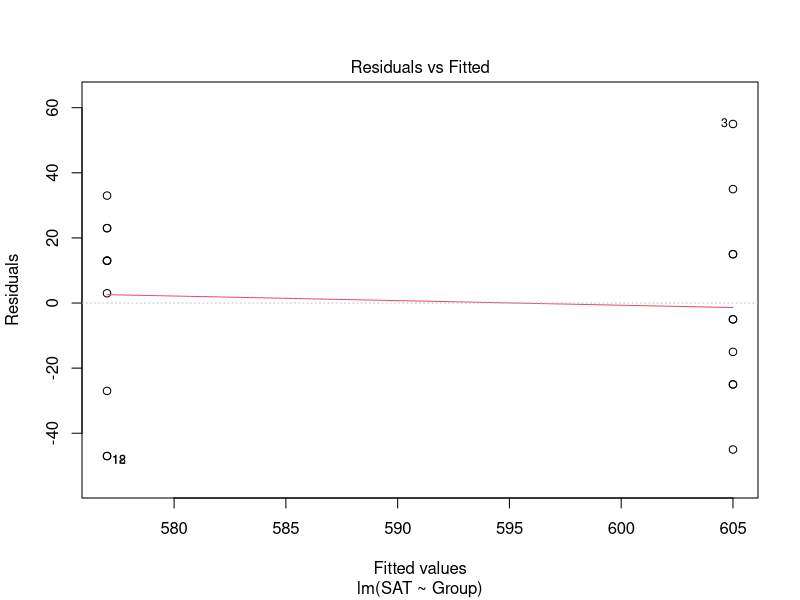
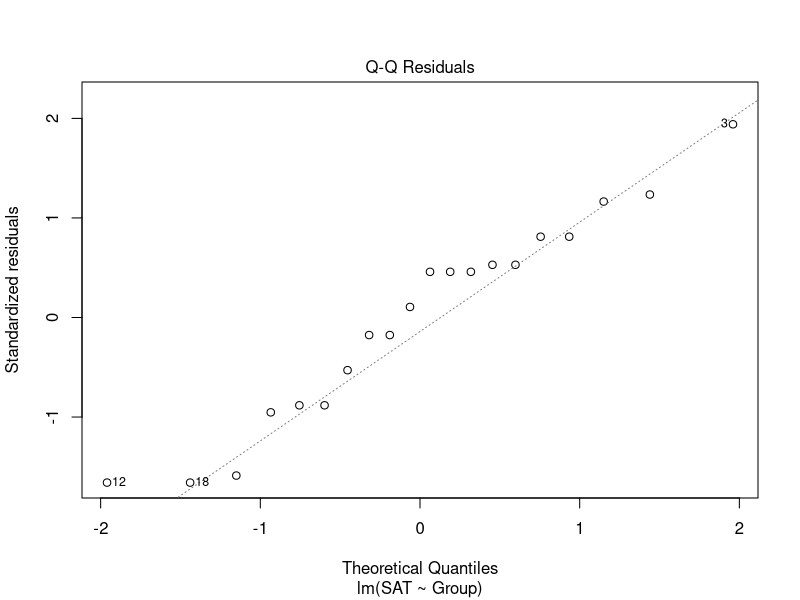
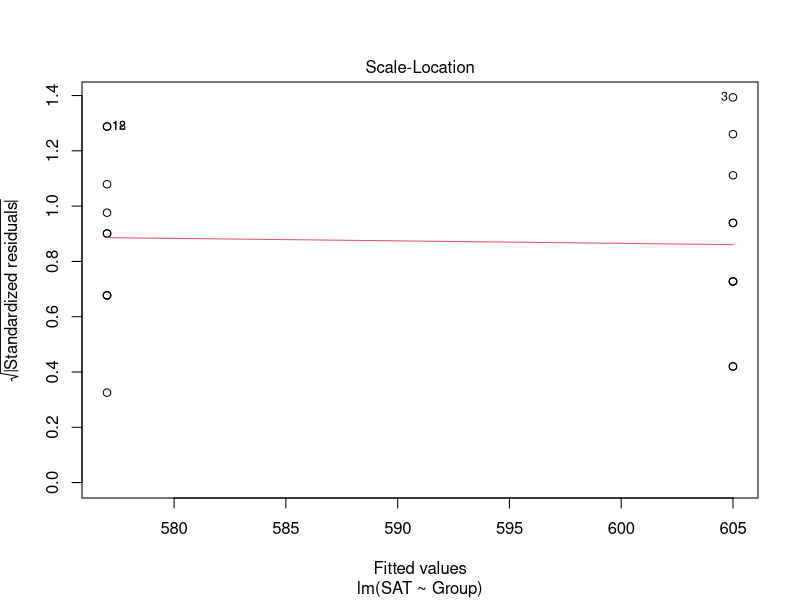
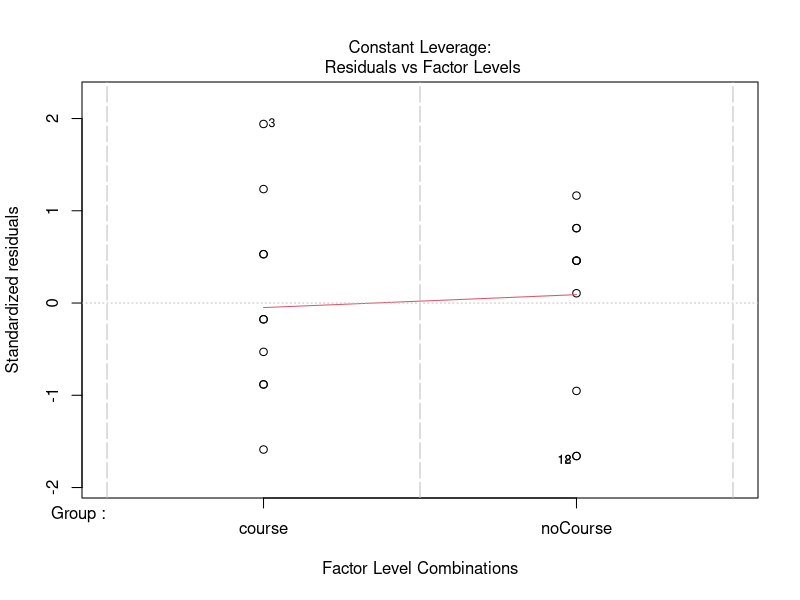
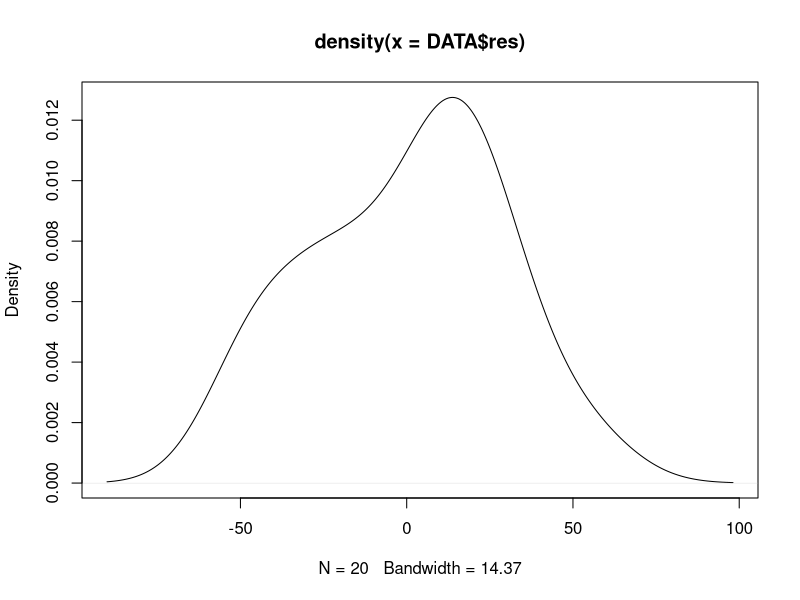
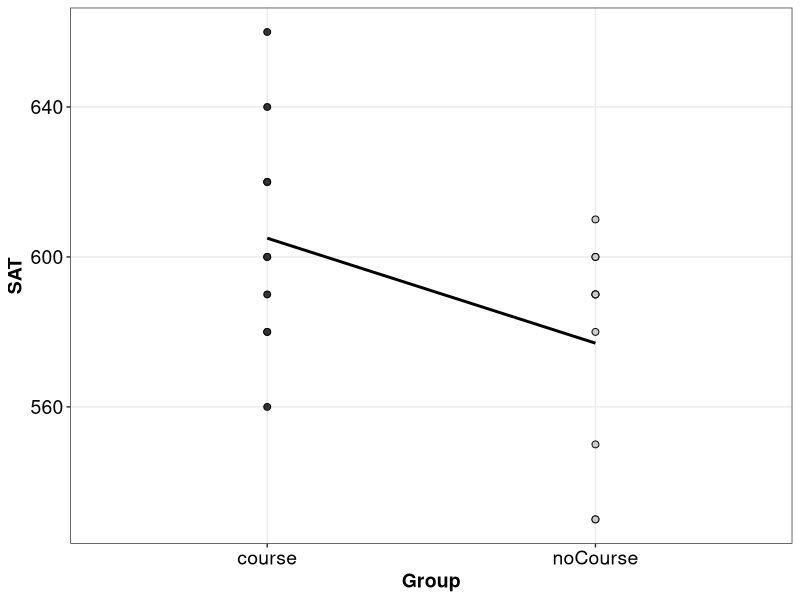
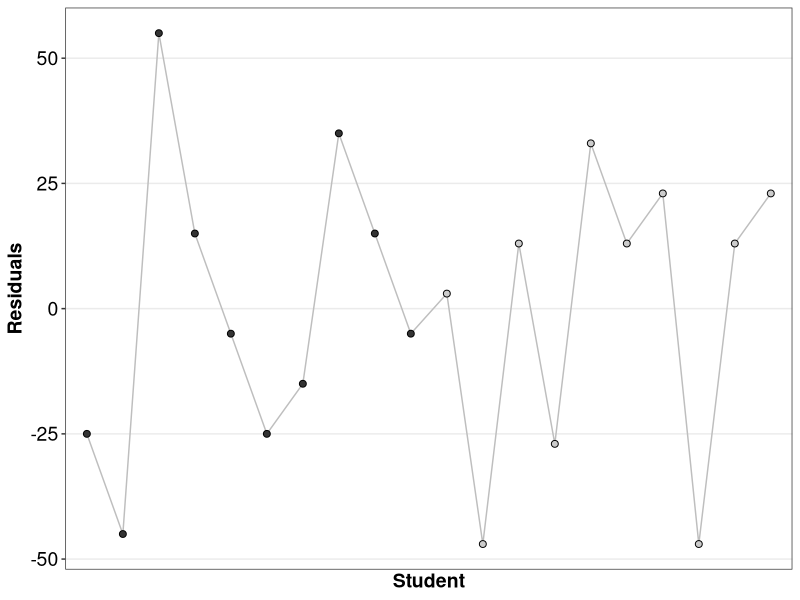
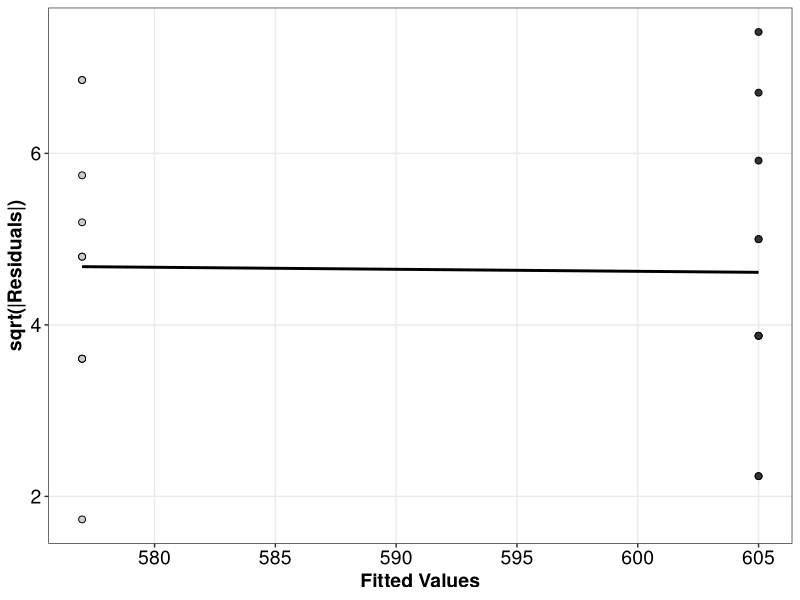

These figures' R source, in order:
library(car); library(ggplot2); library(tidyverse); library(patchwork); library(lme4) 

setwd("C:/Users/kelop/Box/KINES_7103_data_analysis")
list.files("./data/")

DATA<-read.csv("./data/ex8.1.txt", header = TRUE, sep="\t",  
              na.strings=c("NA","NaN"," ",""), stringsAsFactors = TRUE)

head(DATA)

mod1 <- lm(SAT~Group, data=DATA)

summary(mod1)
plot(mod1)

DATA$pred <- fitted(mod1)
DATA$res <- residuals(mod1)
head(DATA)

plot(density(DATA$res))

ggplot(DATA, aes(x = Group, y = SAT)) +
  geom_point(aes(fill=Group), pch=21, size=2)+
  stat_smooth(aes(group=1), col="black", se=FALSE, method="lm", lwd=1)+
  scale_x_discrete(name = "Group") +
  scale_y_continuous(name = "SAT") +
  scale_fill_grey()+
  theme_bw()+
  theme(axis.text=element_text(size=14, color="black"), 
        legend.text=element_text(size=12, color="black"),
        legend.title=element_text(size=12, face="bold"),
        axis.title=element_text(size=14, face="bold"),
        plot.title=element_text(size=14, face="bold", hjust=0.5),
        panel.grid.minor = element_blank(),
        strip.text = element_text(size=14, face="bold"),
        legend.position = "none")



ggplot(DATA, aes(x = Student, y = res)) +
  geom_line(col="grey", lwd=0.5)+
  geom_point(aes(fill=Group), pch=21, size=2)+
  scale_x_discrete(name = "Student") +
  scale_y_continuous(name = "Residuals") +
  scale_fill_grey()+
  theme_bw()+
  theme(axis.text=element_text(size=14, color="black"), 
        legend.text=element_text(size=12, color="black"),
        legend.title=element_text(size=12, face="bold"),
        axis.title=element_text(size=14, face="bold"),
        plot.title=element_text(size=14, face="bold", hjust=0.5),
        panel.grid.minor = element_blank(),
        strip.text = element_text(size=14, face="bold"),
        legend.position = "none")


ggplot(DATA, aes(x = pred, y = sqrt(abs(res)))) +
  geom_point(aes(fill=Group), pch=21, size=2)+
  stat_smooth(aes(group=1), col="black", se=FALSE, method="lm", lwd=1)+
  scale_x_continuous(name = "Fitted Values") +
  scale_y_continuous(name = "sqrt(|Residuals|)") +
  scale_fill_grey()+
  theme_bw()+
  theme(axis.text=element_text(size=14, color="black"), 
        legend.text=element_text(size=12, color="black"),
        legend.title=element_text(size=12, face="bold"),
        axis.title=element_text(size=14, face="bold"),
        plot.title=element_text(size=14, face="bold", hjust=0.5),
        panel.grid.minor = element_blank(),
        strip.text = element_text(size=14, face="bold"),
        legend.position = "none")



list.files("./data/")

DATA<-read.csv("./data/data_ALTITUDE.csv", header = TRUE, sep=",",  
               na.strings=c("NA","NaN"," ",""), stringsAsFactors = TRUE)
head(DATA)
ggplot(DATA, aes(x = altitude, y = decrease)) +
  geom_point(aes(fill=BVO2), pch=21, size=2)+
  stat_smooth(aes(group=1), col="black", se=FALSE, method="loess", lwd=1)+
  scale_x_continuous(name = "Test Altitude (m)") +
  scale_y_continuous(name = "Change in VO2 max (mL/kg/min)") +
  # scale_fill_grey()+
  theme_bw()+
  theme(axis.text=element_text(size=14, color="black"), 
        legend.text=element_text(size=12, color="black"),
        legend.title=element_text(size=12, face="bold"),
        axis.title=element_text(size=14, face="bold"),
        plot.title=element_text(size=14, face="bold", hjust=0.5),
        panel.grid.minor = element_blank(),
        strip.text = element_text(size=14, face="bold"),
        legend.position = "right")


head(DATA)
mod1 <- lm(decrease~altitude+I(altitude^2), data=DATA)


plot(mod1)

DATA$pred <- fitted(mod1)
DATA$res <- residuals(mod1)
head(DATA)

plot(density(DATA$res))

ggplot(DATA, aes(x = subID, y = res)) +
  geom_line(col="grey", lwd=0.5)+
  geom_point(fill="white", pch=21, size=2)+
  #stat_smooth(aes(group=1), col="black", se=FALSE, method="lm", lwd=1)+
  scale_x_continuous(name = "Participant ID") +
  scale_y_continuous(name = "Residuals") +
  scale_fill_grey()+
  theme_bw()+
  theme(axis.text=element_text(size=14, color="black"), 
        legend.text=element_text(size=12, color="black"),
        legend.title=element_text(size=12, face="bold"),
        axis.title=element_text(size=14, face="bold"),
        plot.title=element_text(size=14, face="bold", hjust=0.5),
        panel.grid.minor = element_blank(),
        strip.text = element_text(size=14, face="bold"),
        legend.position = "none")


ggplot(DATA, aes(x = pred, y = sqrt(abs(res)))) +
  geom_point(fill="white", pch=21, size=2)+
  stat_smooth(aes(group=1), col="black", se=FALSE, method="lm", lwd=1)+
  scale_x_continuous(name = "Fitted Values") +
  scale_y_continuous(name = "sqrt(|Residuals|)") +
  scale_fill_grey()+
  theme_bw()+
  theme(axis.text=element_text(size=14, color="black"), 
        legend.text=element_text(size=12, color="black"),
        legend.title=element_text(size=12, face="bold"),
        axis.title=element_text(size=14, face="bold"),
        plot.title=element_text(size=14, face="bold", hjust=0.5),
        panel.grid.minor = element_blank(),
        strip.text = element_text(size=14, face="bold"),
        legend.position = "none")
